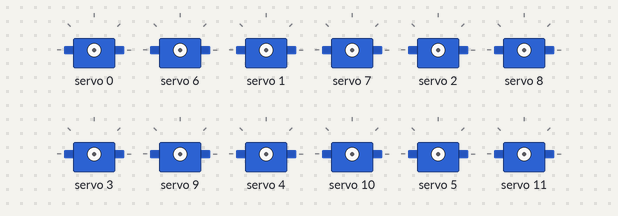
Bench run of a sketch on a simulated Arduino Uno, built with avr-gcc and run on an emulated ATmega328P. On the bench: 12 × servo. What the sketch prints to the serial monitor is not drawn.

Above: at 0.05 s.
At 0.7 s:
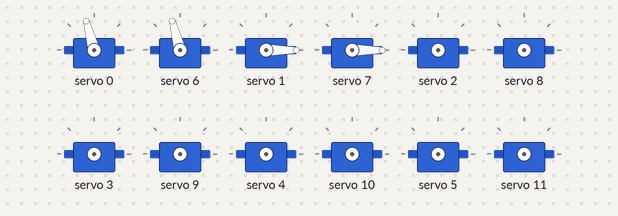
At 1.35 s:
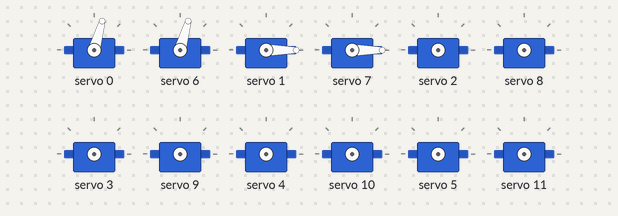
At 2.65 s:
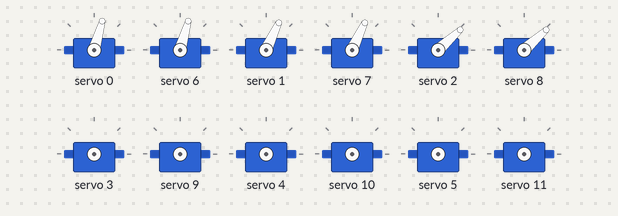
At 4.05 s:
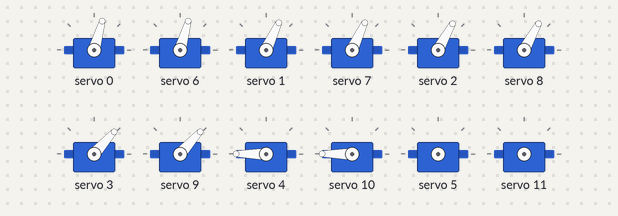
At 5.5 s:
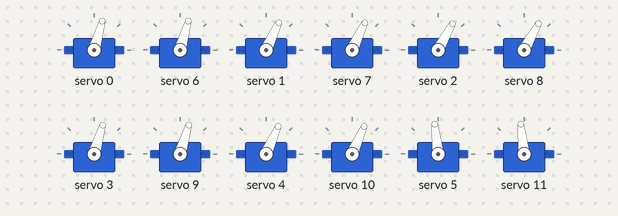
Timing chart, 0 to 7.6 s (numbered marks = the images above):
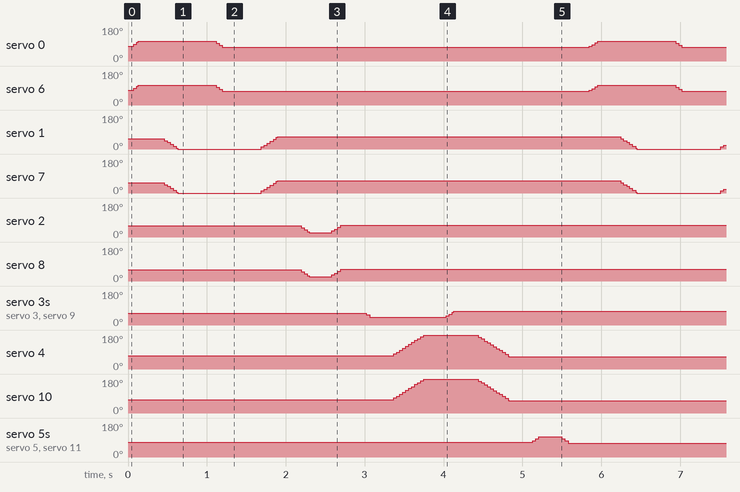

The sketch:

PCA9685_servo_program_2_chronological_movement.ino
```cpp
#include <Wire.h>
#include <Adafruit_PWMServoDriver.h>

// called this way, it uses the default address 0x40
Adafruit_PWMServoDriver pwm = Adafruit_PWMServoDriver();

#define SERVOMIN  350 // this is the 'minimum' pulse length count (out of 4096)
#define SERVOMAX  500// this is the 'maximum' pulse length count (out of 4096)

int rate = 250;

void setup() {
  Serial.begin(9600);
  Serial.println("8 channel Servo test!");

  pwm.begin();

  pwm.setPWMFreq(60);  // Analog servos run at ~60 Hz updates

  delay(10);


}

void loop() {
  frontLeftLeg();
  frontRightLeg();
}

void frontLeftLeg() {

  for (uint16_t pulselen = 320; pulselen < 400; pulselen++) {
    pwm.setPWM(0, 0, pulselen);
    pwm.setPWM(6, 0, pulselen);
  }
  delay(rate);


  for (uint16_t pulselen = 300; pulselen > 0; pulselen--) {
    pwm.setPWM(1, 0, pulselen);
    pwm.setPWM(7, 0, pulselen);
  }
  delay(rate);


  for (uint16_t pulselen = 400; pulselen > 320; pulselen--) {
    pwm.setPWM(0, 0, pulselen);
    pwm.setPWM(6, 0, pulselen);
  }
  delay(rate);


  for (uint16_t pulselen = 0; pulselen < 300; pulselen++) {
    pwm.setPWM(1, 0, pulselen);
    pwm.setPWM(7, 0, pulselen);
  }
  delay(rate);


  for (uint16_t pulselen = 290; pulselen > 190; pulselen--) {
    pwm.setPWM(2, 0, pulselen);
    pwm.setPWM(8, 0, pulselen);
  }
  delay(rate);


  for (uint16_t pulselen = 190; pulselen < 290; pulselen++) {
    pwm.setPWM(2, 0, pulselen);
    pwm.setPWM(8, 0, pulselen);
  }
  delay(rate);
}

void frontRightLeg() {
  for (uint16_t pulselen = 320; pulselen > 240; pulselen--) {
    pwm.setPWM(3, 0, pulselen);
    pwm.setPWM(9, 0, pulselen);
  }
  delay(rate);


  for (uint16_t pulselen = 300; pulselen < 600; pulselen++) {
    pwm.setPWM(4, 0, pulselen);
    pwm.setPWM(10, 0, pulselen);
  }
  delay(rate);

  for (uint16_t pulselen = 240; pulselen < 320; pulselen++) {
    pwm.setPWM(3, 0, pulselen);
    pwm.setPWM(9, 0, pulselen);
  }
  delay(rate);

  for (uint16_t pulselen = 600; pulselen > 300; pulselen--) {
    pwm.setPWM(4, 0, pulselen);
    pwm.setPWM(10, 0, pulselen);
  }
  delay(rate);

  for (uint16_t pulselen = 320; pulselen < 405; pulselen++) {
    pwm.setPWM(5, 0, pulselen);
    pwm.setPWM(11, 0, pulselen);
  }
  delay(rate);

  for (uint16_t pulselen = 405; pulselen > 320; pulselen--) {
    pwm.setPWM(5, 0, pulselen);
    pwm.setPWM(11, 0, pulselen);
  }
  delay(rate);


}
```

Measured:
- by itself, servo 2: repeats every 5.8 s: 39° 0.04 s, 29° 0.03 s, 23° 0.29 s, 32° 0.04 s, 42° 0.04 s, 52° 0.04 s, 61° 5.3 s, 59° 0.04 s, 49° 0.04 s
- by itself, servo 8: repeats every 5.8 s: 39° 0.04 s, 29° 0.03 s, 23° 0.29 s, 32° 0.04 s, 42° 0.04 s, 52° 0.04 s, 61° 5.3 s, 60° 0.04 s, 49° 0.04 s
- by itself, servo 3, servo 9: repeats every 5.8 s: 42° 0.97 s, 48° 0.04 s, 58° 0.04 s, 68° 0.02 s, 73° 4.7 s, 63° 0.04 s, 53° 0.04 s
- by itself, servo 5, servo 11: repeats every 5.8 s: 97° 0.04 s, 107° 0.29 s, 96° 0.04 s, 86° 0.05 s, 74° 5.3 s, 77° 0.04 s, 87° 0.04 s
- by itself, servo 1: repeats every 5.8 s: 35° 0.04 s, 25° 0.04 s, 15° 0.04 s, 5° 0.02 s, 0° 1.1 s, 11° 0.04 s, 21° 0.04 s, 31° 0.04 s, 42° 0.04 s, 52° 0.04 s, 62° 0.01 s, 65° 4.3 s, 55° 0.04 s, 45° 0.04 s
- by itself, servo 7: repeats every 5.8 s: 35° 0.04 s, 25° 0.04 s, 15° 0.04 s, 5° 0.02 s, 0° 1.1 s, 11° 0.04 s, 21° 0.04 s, 31° 0.04 s, 41° 0.04 s, 52° 0.04 s, 62° 0.01 s, 65° 4.3 s, 55° 0.04 s, 45° 0.04 s
